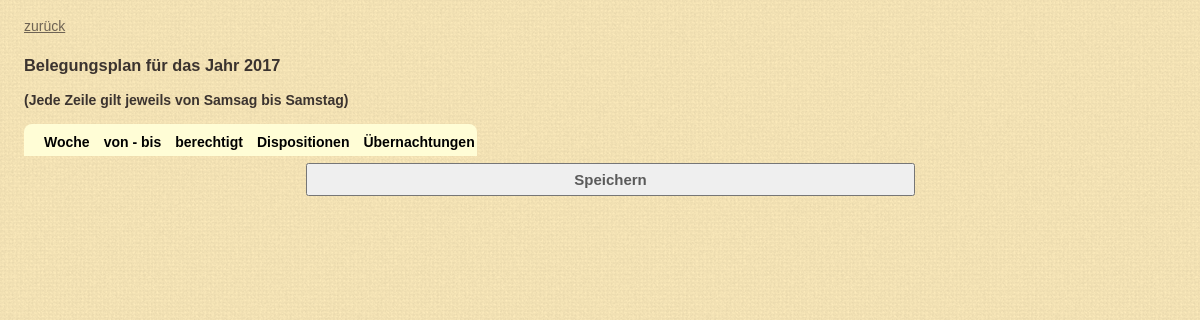
/history.php?jahr=2017, run on an earlier commit of the app's database.
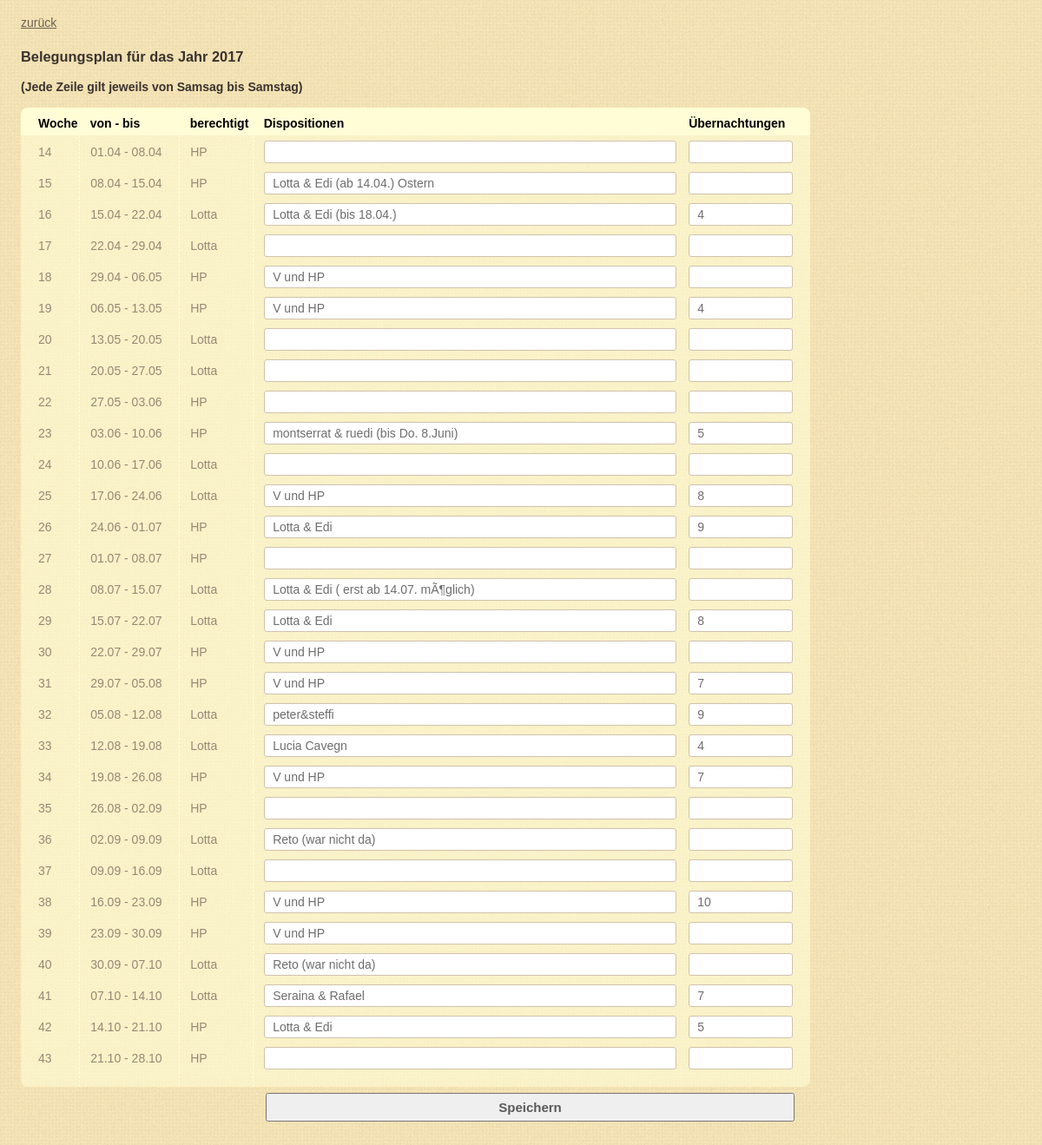
And on a later commit of the database.
### tables this page shows
CREATE TABLE IF NOT EXISTS `giusiwochen` (
  `jahr` int(8) NOT NULL DEFAULT '0',
  `woche` int(4) NOT NULL DEFAULT '0',
  `datum` varchar(20) DEFAULT NULL,
  `berechtigt` varchar(20) DEFAULT NULL,
  `text` varchar(250) DEFAULT NULL,
  `naechte` varchar(200) NOT NULL DEFAULT ''
);

### web/global.php (called while the page is built)
<?php
$css_url = "css/css-2016-12-25.css";
?>

### web/kalender.php (the view, shortened to what this page needs)
<?php
function getDB() {
	$user = "web119";
	$pwd = "calopterix";
	if (strtolower($_SERVER["HTTP_HOST"]) == 'localhost') {
		$user = "web119";
		$pwd = "calopterix";
	}
	$link = mysql_connect("localhost", $user, $pwd);
	return $link;
}
function getFirstSa($jahr) {
	$allFirstWeekdays = array(6, 7, 1, 2, 4, 5, 6, 7, 2, 3, 4, 5, 7, 1, 2, 3, 5, 6, 7, 1);
	$firstWeekday = $allFirstWeekdays[($jahr - 2005)];
	$startSA = 6 - $firstWeekday;
	return $startSA;
}
function getWeekOfYear($jahr) {
	$my_array = localtime(time(), 1);
	$year = $my_array["tm_year"];
	$startSA = getFirstSa($jahr);
	$dayofyear = $my_array["tm_yday"] + 1;
	$daysPassed = $dayofyear - $startSA;
	$weekofyear = ceil($daysPassed / 7 );
	return $weekofyear;
}
	?>
	<?php
function printKalender($result, $jahr, $saveButton, $action) {
	$weekofyear = getWeekOfYear($jahr);
	?>
	<div id="plan">
		<h3>Belegungsplan für das Jahr <?php echo $jahr; ?></h2>
		<b>(Jede Zeile gilt jeweils von Samsag bis Samstag)</b>
		<br/>
		<br/>
		<table>
			<thead>
				<td>Woche</td>
				<td>von - bis</td>
				<td>berechtigt</td>
				<td>Dispositionen</td>
				<td>Übernachtungen</td>
			</thead>
			<tbody>
			<?php
			while (list ($woche, $datum, $berechtigt, $text, $naechte) = mysql_fetch_row ($result)) {
				$fontColorClass = '';
				if ($woche < $weekofyear) {
					$fontColorClass = 'passed-week';
				} else if ($woche == $weekofyear) {
					$fontColorClass = 'current-week';
				}
				?>
				<tr>
					<td class="col-week <?php print $fontColorClass ?>"><?php print $woche ?></td>
					<td class="col-date <?php print $fontColorClass ?>"><?php print $datum ?></td>
					<td class="col-who <?php print $fontColorClass ?>"><?php print $berechtigt ?></td>
					<td class="col-text <?php print $fontColorClass ?>"><input type="text" name="text" value="<?php print $text; ?>"></td>
					<td class="col-nights <?php print $fontColorClass ?>"><input type="text" name="naechte" value="<?php print $naechte; ?>"></td>
				</tr>
				<?php
			}
			?>
			</tbody>
		</table>
	<?php
		if ($saveButton) {
			?>
			<button onClick="submitWeeks()">Speichern</button>
			<?php
		}
	?>
	<br/>
	<br/>
	</div>
	<?php
}
function printYear($jahr, $printInfos, $saveButton, $action) {
	$link = getDB();
	$result = mysql_query ("SELECT woche, datum, berechtigt, text, naechte FROM giusiwochen WHERE jahr='$jahr' ORDER BY woche", $link);
	if (!$result) {
		print mysql_error();
	} else {
		printKalender($result, $jahr, $saveButton, $action);
	}
}
?>

### web/history.php (shortened to what this page needs)
<?php include "global.php" ?>
<?php
	$jahr = $_GET['jahr'];
	$edit = $_GET['edit'];
	$localtime = localtime(time(), 1);
	$currentYear = 1900 + $localtime["tm_year"];
?>
<html>
	<head>
		<link rel="stylesheet" type="text/css" href="<?php print $css_url; ?>">
	</head>
	<body>
		<div id="history">
			<a id="history-back" href="giusi.php">zurück</a>
			<?php
				printYear($jahr, false, $edit == 'true' || $jahr >= $currentYear ? true : false, "history.php");
			?>
		</div>
	</body>
</html>

### web/css/css-2016-12-25.css (style rules this page uses)
body { font: 14px Arial, Helvetica, sans-serif; color: #3B332F; margin: 0; }
body:not(.body-menu) { background: #fff url('pattern-aqvf.png') repeat right top !important; }
table { border: 0px; border-collapse: collapse; color: #000; border-collapse: collapse; }
td { white-space: nowrap; padding: 6px 2px 4px 12px; font-size: 14px; }
a, a:hover, a:visited { color: #6E6354; }
button { font-weight: bold; margin-left: 282px; width: 609px; margin-top: 7px; padding: 6px; }
.passed-week { color: rgb(150, 137, 118); }
.passed-week input { color: rgb(110, 110, 110); }
#rules, #plan, #contact, #history, #history-back { padding: 6px 12px; }
#history { margin-top: 12px; }
#plan thead { background-color: rgb(255, 253, 214); }
#plan thead td { padding: 10px 2px 6px 12px; font-weight: bold; }
#plan thead td:first-child { border-top-left-radius: 8px; }
#plan thead td:last-child { border-top-right-radius: 8px; }
#plan tbody { background-color: rgba(255, 253, 214, 0.6) }
#plan tbody tr:last-child td { padding-bottom: 20px; }
#plan tbody tr:last-child td:first-child { border-bottom-left-radius: 8px; }
#plan tbody tr:last-child td:last-child { border-bottom-right-radius: 8px; }
#plan tbody td:last-child { padding-right: 20px; }
#plan tbody td:nth-child(2), tbody td:nth-child(3), tbody td:nth-child(4) { border-left: dashed 1px rgb(255, 256, 225); }
#plan td:first-child { padding-left: 20px; }
#plan td.col-week { width: 40px; }
#plan td.col-date { width: 100px; }
#plan td.col-who { width: 70px; }
#plan td.col-text input { width: 475px; }
#plan td.col-nights input { width: 120px; }
#plan input { font-size: 14px; padding: 4px 9px; border-radius: 3px; border: 1px solid rgb(208, 194, 173); }
#plan button { font-size: 15px; color: rgb(90, 90, 90); }

What changed in the data, as far as the page shows it:
added giusiwochen: woche "14", datum "01.04 - 08.04", berechtigt "HP"
added giusiwochen: woche "15", datum "08.04 - 15.04", berechtigt "HP", text "Lotta & Edi (ab 14.04.) Ostern"
added giusiwochen: woche "16", datum "15.04 - 22.04", berechtigt "Lotta", text "Lotta & Edi (bis 18.04.)", naechte "4"
added giusiwochen: woche "17", datum "22.04 - 29.04", berechtigt "Lotta"
added giusiwochen: woche "18", datum "29.04 - 06.05", berechtigt "HP", text "V und HP"
added giusiwochen: woche "19", datum "06.05 - 13.05", berechtigt "HP", text "V und HP", naechte "4"
added giusiwochen: woche "20", datum "13.05 - 20.05", berechtigt "Lotta"
added giusiwochen: woche "21", datum "20.05 - 27.05", berechtigt "Lotta"
added giusiwochen: woche "22", datum "27.05 - 03.06", berechtigt "HP"
added giusiwochen: woche "23", datum "03.06 - 10.06", berechtigt "HP", text "montserrat & ruedi (bis Do. 8.Juni)", naechte "5"
added giusiwochen: woche "24", datum "10.06 - 17.06", berechtigt "Lotta"
added giusiwochen: woche "25", datum "17.06 - 24.06", berechtigt "Lotta", text "V und HP", naechte "8"
added giusiwochen: woche "26", datum "24.06 - 01.07", berechtigt "HP", text "Lotta & Edi", naechte "9"
added giusiwochen: woche "27", datum "01.07 - 08.07", berechtigt "HP"
added giusiwochen: woche "28", datum "08.07 - 15.07", berechtigt "Lotta", text "Lotta & Edi ( erst ab 14.07. mÃ¶glich)"
added giusiwochen: woche "29", datum "15.07 - 22.07", berechtigt "Lotta", text "Lotta & Edi", naechte "8"
added giusiwochen: woche "30", datum "22.07 - 29.07", berechtigt "HP", text "V und HP"
added giusiwochen: woche "31", datum "29.07 - 05.08", berechtigt "HP", text "V und HP", naechte "7"
added giusiwochen: woche "32", datum "05.08 - 12.08", berechtigt "Lotta", text "peter&steffi", naechte "9"
added giusiwochen: woche "33", datum "12.08 - 19.08", berechtigt "Lotta", text "Lucia Cavegn", naechte "4"
added giusiwochen: woche "34", datum "19.08 - 26.08", berechtigt "HP", text "V und HP", naechte "7"
added giusiwochen: woche "35", datum "26.08 - 02.09", berechtigt "HP"
added giusiwochen: woche "36", datum "02.09 - 09.09", berechtigt "Lotta", text "Reto (war nicht da)"
added giusiwochen: woche "37", datum "09.09 - 16.09", berechtigt "Lotta"
added giusiwochen: woche "38", datum "16.09 - 23.09", berechtigt "HP", text "V und HP", naechte "10"
added giusiwochen: woche "39", datum "23.09 - 30.09", berechtigt "HP", text "V und HP"
added giusiwochen: woche "40", datum "30.09 - 07.10", berechtigt "Lotta", text "Reto (war nicht da)"
added giusiwochen: woche "41", datum "07.10 - 14.10", berechtigt "Lotta", text "Seraina & Rafael", naechte "7"
added giusiwochen: woche "42", datum "14.10 - 21.10", berechtigt "HP", text "Lotta & Edi", naechte "5"
added giusiwochen: woche "43", datum "21.10 - 28.10", berechtigt "HP"
